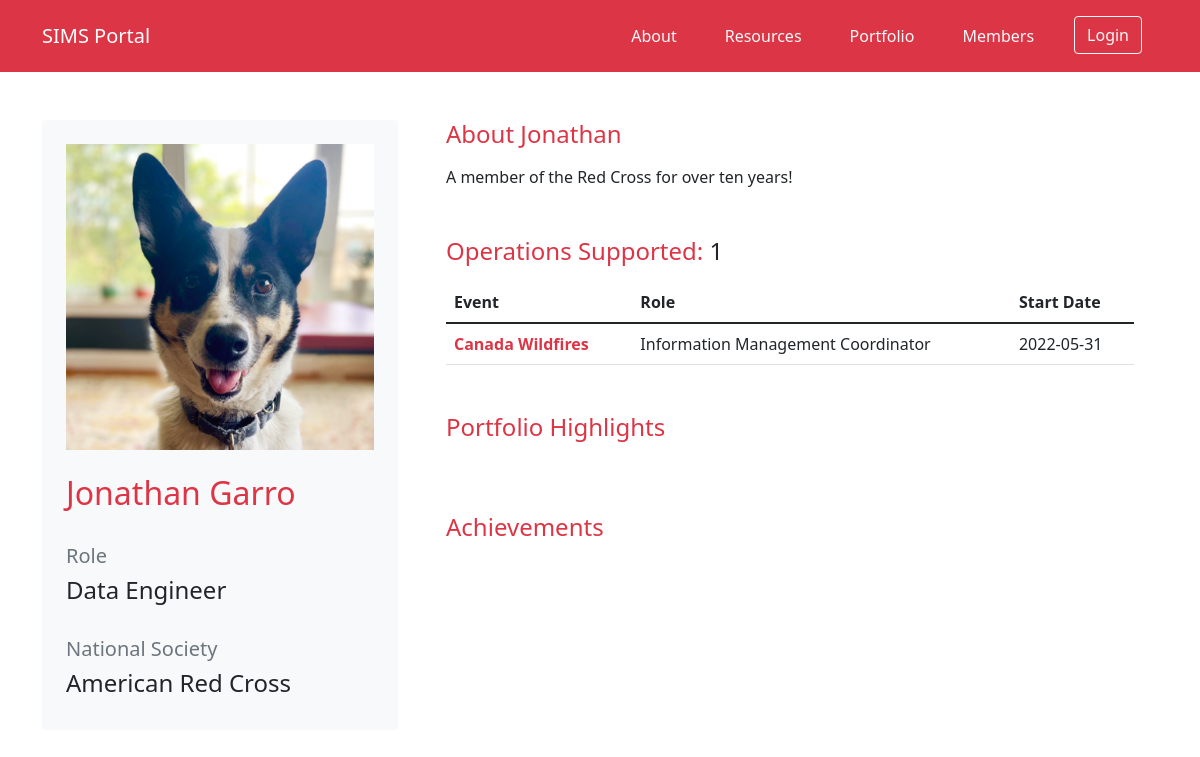
/profile/view/1, run on the app's committed database.
### SIMS_Portal/models.py (models this page shows, shortened)
class User(db.Model, UserMixin):
	__tablename__ = 'user'
	id = db.Column(db.Integer, primary_key=True)
	firstname = db.Column(db.String(40), nullable=False)
	lastname = db.Column(db.String(40), nullable=False)
	status = db.Column(db.String(20), default='Pending')
	birthday = db.Column(db.Date)
	email = db.Column(db.String(120), unique=True, nullable=False)
	password = db.Column(db.String(60), nullable=False)
	molnix_id = db.Column(db.Integer)
	job_title = db.Column(db.String(120))
	bio = db.Column(db.Text)
	is_admin = db.Column(db.Boolean, default=False)
	roles = db.Column(db.String(1000))
	languages = db.Column(db.String(1000))
	image_file = db.Column(db.String(20), nullable=False, default='default.png')
	twitter = db.Column(db.String(120))
	slack_id = db.Column(db.String(120))
	github = db.Column(db.String(120))
	messaging_number_country_code = db.Column(db.Integer)
	messaging_number = db.Column(db.Integer)
	ns_id = db.Column(db.Integer, ForeignKey('nationalsociety.ns_go_id'))
	assignments = db.relationship('Assignment', backref='assigned_member')
	products = db.relationship('Portfolio', backref='creator', lazy=True)
	skills = db.relationship('Skill', secondary='user_skill', backref='members_with_skill')
	languages = db.relationship('Language', secondary='user_language', backref='members_with_language')
	created_at = db.Column(db.DateTime, server_default=func.now())
	updated_at = db.Column(db.DateTime, onupdate=func.now())

class NationalSociety(db.Model):
	__tablename__ = 'nationalsociety'
	id = db.Column(db.Integer, primary_key=True)
	ns_name = db.Column(db.String(120), nullable=False)
	country_name = db.Column(db.String(120), nullable=False)
	ns_go_id = db.Column(db.Integer)
	users = db.relationship('User', backref='national_society', lazy=True)
	created_at = db.Column(db.DateTime, server_default=func.now())
	updated_at = db.Column(db.DateTime, onupdate=func.now())

class Emergency(db.Model):
	__tablename__ = 'emergency'
	id = db.Column(db.Integer, primary_key=True)
	emergency_name = db.Column(db.String(100), nullable=False)
	emergency_glide = db.Column(db.String(20))
	emergency_go_id = db.Column(db.Integer)
	emergency_location_id = db.Column(db.Integer)
	emergency_review_id = db.Column(db.Integer)
	activation_details = db.Column(db.String(1000))
	emergency_type_id = db.Column(db.Integer, db.ForeignKey('emergencytype.id'))
	emergency_products = db.relationship('Portfolio', backref='emergency_response', lazy=True)
	assigned_to = db.relationship('Assignment', backref='assigned_emergency', lazy=True)
	created_at = db.Column(db.DateTime, server_default=func.now())
	updated_at = db.Column(db.DateTime, onupdate=func.now())

class Assignment(db.Model):
	__tablename__ = 'assignment'
	id = db.Column(db.Integer, primary_key=True)
	role = db.Column(db.String(100))
	start_date = db.Column(db.Date, nullable=False, default=datetime.utcnow)
	end_date = db.Column(db.Date, nullable=False)
	remote = db.Column(db.Boolean)
	assignment_details = db.Column(db.String(1000))
	user_id = db.Column(db.Integer, db.ForeignKey('user.id'))
	emergency_id = db.Column(db.Integer, db.ForeignKey('emergency.id'), default=0)
	created_at = db.Column(db.DateTime, server_default=func.now())
	updated_at = db.Column(db.DateTime, onupdate=func.now())

### SIMS_Portal/routes.py (the view)
@app.route('/profile/view/<int:id>')
def view_profile(id):
	user_info = User.query.filter(User.id==id).first()
	try:
		ns_association = db.session.query(User, NationalSociety).join(NationalSociety, NationalSociety.ns_go_id == User.ns_id).filter(User.id==id).with_entities(NationalSociety.ns_name).first()[0]
	except:
		ns_association = 'None'
	try:
		assignment_history = db.session.query(User, Assignment, Emergency).join(Assignment, Assignment.user_id==User.id).join(Emergency, Emergency.id==Assignment.emergency_id).filter(User.id==id).all()
	except:
		pass
	deployment_history_count = len(assignment_history)
	user_portfolio = db.session.query(User, Portfolio).join(Portfolio, Portfolio.creator_id==id).filter(User.id==id).all()
	print(user_portfolio)
	profile_picture = url_for('static', filename='assets/img/avatars/' + user_info.image_file)
	return render_template('profile_member.html', title='Member Profile', profile_picture=profile_picture, ns_association=ns_association, user_info=user_info, assignment_history=assignment_history, deployment_history_count=deployment_history_count, user_portfolio=user_portfolio)

### SIMS_Portal/templates/profile_member.html (shortened to what this page needs)
{% extends "layout.html" %}
{% block content %}
<div class="container">
	<div class="row my-5">
		<div class="col col-md-4 rounded rounded-3">
			<div class="card border-0 p-4 bg-light">
				<div class="row">
					<img src="{{ profile_picture }}" class="img-fluid mb-4" >
				</div>
				<div class="row">
					<h2 class="text-danger">{{ user_info.firstname }} {{ user_info.lastname }}</h2>
				</div>
				<div class="row">
					<h5 class="text-secondary mt-4">Role</h5>
					<h4>{{ user_info.job_title }}</h4>
				</div>
				<div class="row">
					<h5 class="text-secondary mt-4">National Society</h5>
					<h4>{{ ns_association }}</h4>
				</div>
			</div>
		</div>
		<div class="col mx-4">
			<div class='mb-5'>
				<h4 class="mb-3 text-danger">About {{ user_info.firstname }}</h4>
				{{ user_info.bio }}
			</div>
			<div class='mb-5'>
				<h4 class="mb-3 text-danger">Operations Supported: <span class='text-dark'>{{ deployment_history_count }}</span></h4>
				{% if deployment_history_count == 0 %}
					No deployments yet.
				{% else %}
				<table class="table">
				  <thead class="">
					<tr>
					  <th>Event</th>
					  <th>Role</th>
					  <th>Start Date</th>
					</tr>
				  </thead>
				  <tbody>
					  {% for assignment in assignment_history %}
					  <tr>
						<td class="fw-bold"><a href="/emergency/{{assignment.Emergency.id}}" class="link-danger">{{assignment.Emergency.emergency_name}}</a></td>
						<td>{{assignment.Assignment.role}}</td>
						<td>{{assignment.Assignment.start_date}}</td>
					  </tr>
					  {% endfor %}
				  </tbody>
				</table>
				{% endif %}
			</div>
			<div class='mb-5'>
				<h4 class="mb-3 text-danger">Portfolio Highlights</h4>
			</div>
			<div class='mb-3'>
			<h4 class="mb-3 text-danger">Achievements</h4>
			</div>
		</div>
	</div>
</div>
{% endblock content %}

### SIMS_Portal/static/css/main.css (style rules this page uses)
a:link { text-decoration: none; }

### data on the page
User: firstname "Jonathan", lastname "Garro", job_title "Data Engineer", bio "A member of the Red Cross for over ten years!", Emergency.emergency_name "Canada Wildfires", Assignment.role "Information Management Coordinator", Assignment.start_date "2022-05-31"
NationalSociety: ns_name "American Red Cross"

### other printed values
{{ deployment_history_count }} "1"
